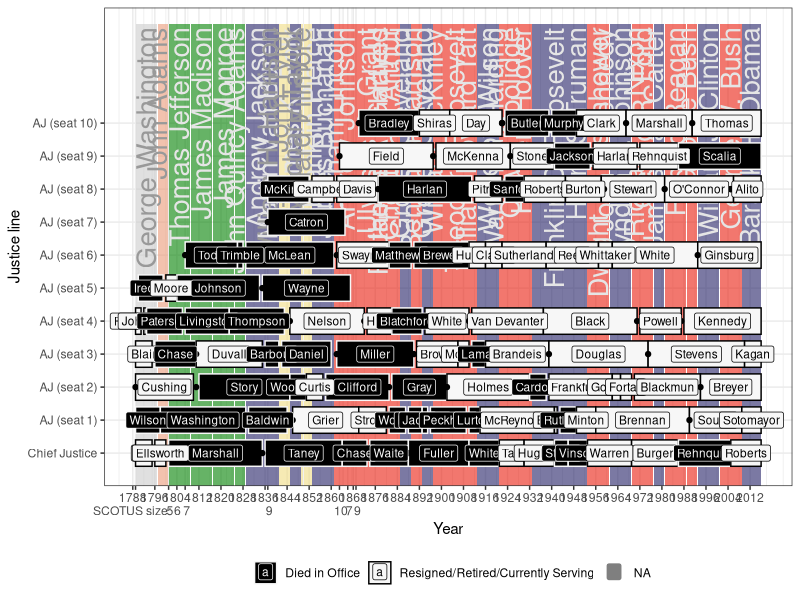
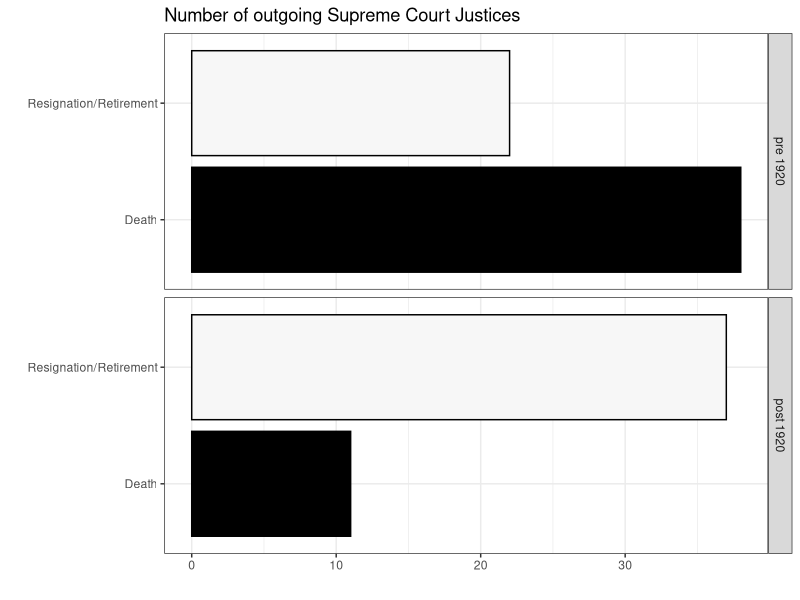
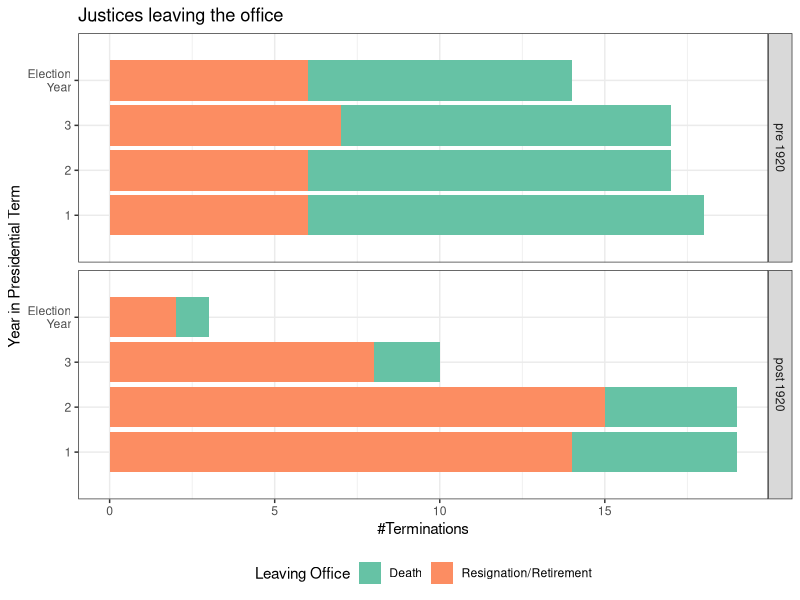
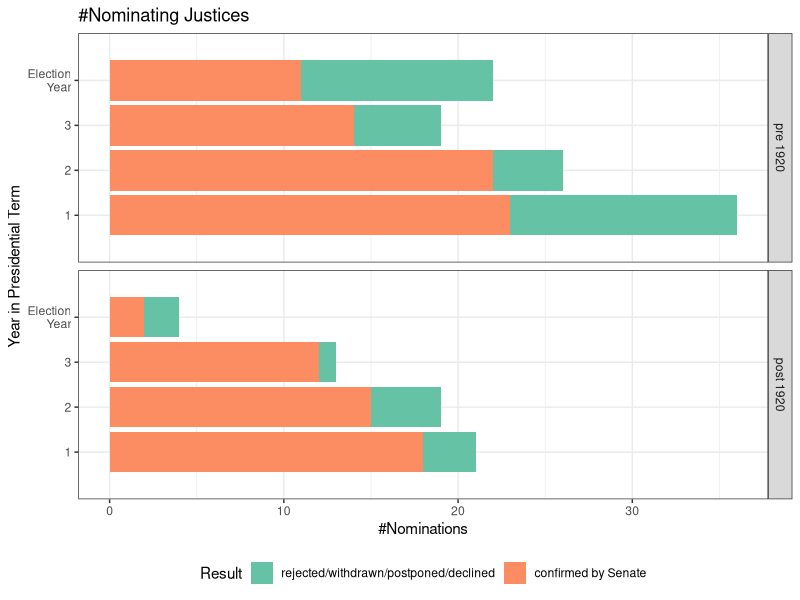

These charts were generated, in order, by the following R code:
## ---- chunk 1
all <- read.csv("justices-nominations.csv")
presidents <- read.csv("presidents.csv")

number <- c(6, 5, 7, 9, 10, 7, 9)
changes <- c(1789, 1801, 1807, 1837, 1863, 1866, 1869)


presEnd <- 14
## ---- chunk 2
library(ggplot2)
library(lubridate)

all$Line <- factor(all$Line, levels = c("Chief Justice", paste("AJ (seat ",1:10,")",sep="")))

ggplot(data=subset(all, Reason.for!="Rejection")) + 
  geom_rect(aes(xmin=start, xmax=end-0.1), alpha=0.6,  ymin=0, ymax=presEnd,  fill="grey80", data=subset(presidents, Party=="None")) +
  geom_rect(aes(xmin=start, xmax=end-0.1), alpha=0.6,  ymin=0, ymax=presEnd,  fill="#ea9978", data=subset(presidents, Party=="Federalist")) +
  geom_rect(aes(xmin=start, xmax=end-0.1), alpha=0.6,  ymin=0, ymax=presEnd,  fill="#008000", data=subset(presidents, Party %in% c("National-Republican", "Democratic-Republican"))) +
  geom_rect(aes(xmin=start, xmax=end-0.1), alpha=0.6,  ymin=0, ymax=presEnd,  fill="#F0DC82", data=subset(presidents, Party=="Whig")) +
  geom_rect(aes(xmin=start, xmax=end-0.1), alpha=0.6,  ymin=0, ymax=presEnd,  fill="#E91D0E", data=subset(presidents, Party=="Republican")) +
  geom_rect(aes(xmin=start, xmax=end-0.1), alpha=0.6,  ymin=0, ymax=presEnd,  fill="#232066", data=subset(presidents, Party=="Democrat")) +
  geom_text(aes(x=end, label=Name, y=presEnd-0.1), size=7, data=subset(presidents, !(Party %in% c("Federalist","None", "Whig"))), 
            vjust=0, hjust=1, angle=90,  nudge_x=-.5,  colour="grey90") +
  geom_text(aes(x=end, label=Name, y=presEnd-0.1), size=7, data=subset(presidents, (Party %in% c("Federalist", "None", "Whig"))), 
            vjust=0, hjust=1, angle=90,  nudge_x=-.5,  colour="grey60") +
#  geom_rect(aes(xmin=elections-1, xmax=elections), ymin=0, ymax=12, fill="grey85", data=data.frame(elections=elections)) +
#  geom_rect(aes(xmin=changes-0.5, xmax=changes), ymin=0, ymax=12, fill="grey85", data=data.frame(changes=changes)) +
  geom_rect(aes(xmin=appointed, xmax=terminated, ymin=LineNum-.4, ymax=LineNum+.4,
                fill=Died, colour= Died), data=subset(all, Result=="confirmed" & Reason.for != "Rejection")) +
  geom_point(aes(x=year(submit), y=LineNum)) + #, colour=electionYearSubmit)) +
  geom_label(aes(x=(appointed+terminated)/2, y=LineNum, label=Last, fill=Died, colour=Died), size=3, data=subset(all, Result=="confirmed")) +
  theme_bw() +
  #  theme(legend.position="none") + 
  scale_y_discrete(breaks = 1:11, label=levels(all$Line), limits=1:presEnd) +
  scale_x_continuous(breaks=c(changes, seq(1788, 2016, by=8)), 
                     labels=c(paste("\n",c("SCOTUS size: 6",number[-1])), seq(1788, 2016, by=8))) +
  theme(legend.position="bottom") +
  scale_fill_manual("", values=c( "black", "grey97")) +
  scale_colour_manual("", values=c("grey97", "black")) +
  xlab("Year") +
  ylab("Justice line") 
## ---- chunk 3
all$modern <- all$terminated >= 1920
all$modern <- factor(all$modern)
levels(all$modern) <- c("pre 1920", "post 1920")
all$OutAlive <- all$Reason.for != "Death"
all$OutAlive <- factor(all$OutAlive)
levels(all$OutAlive) <- c("Death", "Resignation/Retirement")
qplot(OutAlive, data=na.omit(subset(all, Result=="confirmed" & Reason.for %in% c("Resignation", "Retirement", "Death"))[,c("modern", "OutAlive")]), fill=OutAlive, colour=I("black")) +
  theme_bw() + 
  scale_fill_manual("", values=c( "black", "grey97")) +
#  scale_colour_manual("", values=c("grey97", "black")) +
  ggtitle("Number of outgoing Supreme Court Justices") + 
  coord_flip() +
  theme(legend.position="none") +
  xlab("") + 
  facet_grid(modern~.)
## ---- chunk 4
qplot(data=subset(all, Reason.for!="Currently serving"), ((terminated-1) %% 4)+1, facets=modern~., geom="bar", fill=OutAlive) + ggtitle("Justices leaving the office") +
  xlab("Year in Presidential Term") + ylab("#Terminations") +theme_bw() +
  scale_x_discrete(breaks=1:4, labels=c(1:3, "Election\nYear"), limits=1:4) +
  scale_fill_brewer("Leaving Office", palette="Set2") + coord_flip() +
  theme(legend.position="bottom")
## ---- chunk 5
all$modern2 <- year(all$submit) >= 1920
all$modern2 <- factor(all$modern2)
levels(all$modern2) <- c("pre 1920", "post 1920")

all$confirmed <- all$Result == "confirmed"
all$confirmed <- factor(all$confirmed)
levels(all$confirmed) <- c("rejected/withdrawn/postponed/declined", "confirmed by Senate")

qplot(data=all, ((year(submit)-1) %% 4)+1, facets=modern2~., geom="bar", fill=confirmed) +
  xlab("Year in Presidential Term") + ylab("#Nominations") +theme_bw() +
  scale_x_discrete(breaks=1:4, labels=c(1:3, "Election\nYear"), limits=1:4) + coord_flip() +
  theme(legend.position="bottom") +
  ggtitle("#Nominating Justices") +
  scale_fill_brewer("Result", palette="Set2")
## ---- chunk 6
presTimes <- data.frame(
  President = rep(presidents$Last, presidents$end-presidents$start),
#  Year = rep(presidents$start, presidents$end-presidents$start),
  Party = rep(presidents$Party, presidents$end-presidents$start)
  )
presTimes$Year <- 1789:2015

all$submitYear <- year(all$submit)
allIn <- merge(all, presTimes, all.x=T, by.x="submitYear", by.y="Year")
allIn[which(as.character(allIn$President.x)!=as.character(allIn$President.y)),][,c("Judge", "President.x", "President.y")]

